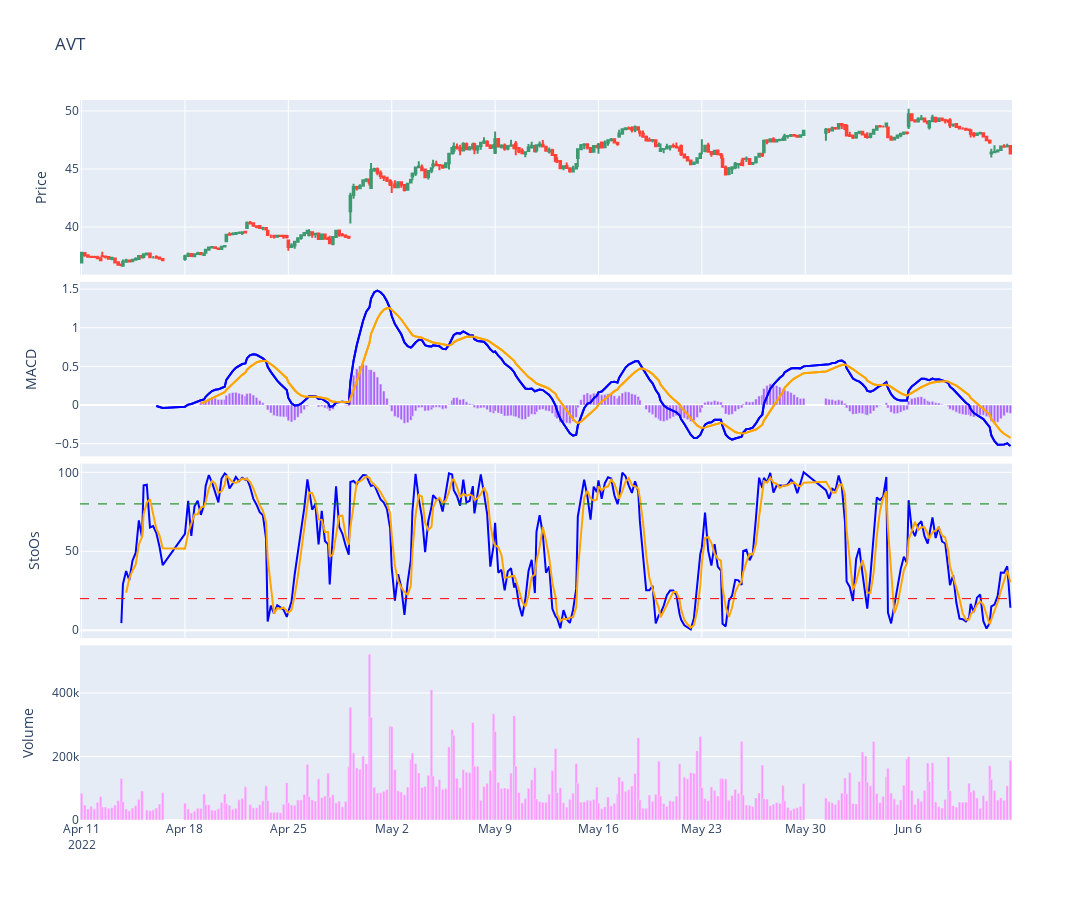

Notebook cell for this chart:
### Code cell
# If we plot AVT we can see a resistance line at around 140 on multiple dates
# The volumes spike leading into uptrends
# plot_macd_stoch("AVT", "2mo", "1h")

plot_macd_stoch_using_plotly("AVT", "2mo", "1h")

# A Stochastic Oscillator is also plotted because it 
# gives us a signal of an upcoming trend reversal
# Values range from 0 to 100 and values over 80 are considered to be
# overbought while those under 20 are considered oversold
# This isn't a simple buy or sell plot however and it is common for stocks
# to stay overbought or sold over long periods
# This isn't a chart you use on its own, but instead to backup other charts
# You use it normally when an investment is either in a down or up trend.
# This means the stock is bouncing up and down, but consistently reaching higher highs
# or lower lows. When in one of these trends it is common for it to remain in
# overbought or sold trends for a long time.

# Don't buy based on this chart during downtrends and don't sell during uptrends!

### Figure 1 — Plotly figure (JSON) as saved in the notebook; plotly's stock layout.template omitted (floating-point values rounded to 4 significant figures; data arrays with more than 128 entries replaced by an {"elided": "..."} marker saying what was removed)
{"data": [{"close": {"elided": "302 float values"}, "high": {"elided": "302 float values"}, "low": {"elided": "302 float values"}, "open": {"elided": "302 float values"}, "type": "candlestick", "x": {"elided": "302 str values"}, "xaxis": "x", "yaxis": "y"}, {"line": {"color": "blue", "width": 2}, "type": "scatter", "x": {"elided": "302 str values"}, "xaxis": "x2", "y": {"elided": "302 float values"}, "yaxis": "y2"}, {"line": {"color": "orange", "width": 2}, "type": "scatter", "x": {"elided": "302 str values"}, "xaxis": "x2", "y": {"elided": "302 float values"}, "yaxis": "y2"}, {"type": "bar", "x": {"elided": "302 str values"}, "xaxis": "x2", "y": {"elided": "302 float values"}, "yaxis": "y2"}, {"line": {"color": "blue", "width": 2}, "type": "scatter", "x": {"elided": "302 str values"}, "xaxis": "x2", "y": {"elided": "302 float values"}, "yaxis": "y2"}, {"line": {"color": "orange", "width": 2}, "type": "scatter", "x": {"elided": "302 str values"}, "xaxis": "x2", "y": {"elided": "302 float values"}, "yaxis": "y2"}, {"line": {"color": "blue", "width": 2}, "type": "scatter", "x": {"elided": "302 str values"}, "xaxis": "x3", "y": {"elided": "302 float values"}, "yaxis": "y3"}, {"line": {"color": "orange", "width": 2}, "type": "scatter", "x": {"elided": "302 str values"}, "xaxis": "x3", "y": {"elided": "302 float values"}, "yaxis": "y3"}, {"type": "bar", "x": {"elided": "302 str values"}, "xaxis": "x4", "y": {"elided": "302 int values"}, "yaxis": "y4"}], "layout": {"height": 900, "shapes": [{"line": {"color": "red", "dash": "dash", "width": 1}, "type": "line", "x0": 0, "x1": 1, "xref": "x3 domain", "y0": 20, "y1": 20, "yref": "y3"}, {"line": {"color": "green", "dash": "dash", "width": 1}, "type": "line", "x0": 0, "x1": 1, "xref": "x3 domain", "y0": 80, "y1": 80, "yref": "y3"}], "showlegend": false, "title": {"text": "AVT"}, "width": 1200, "xaxis": {"anchor": "y", "domain": [0, 1], "matches": "x4", "rangebreaks": [{"bounds": ["sat", "mon"]}, {"bounds": [16, 9.5], "pattern": "hour"}], "rangeslider": {"visible": false}, "showticklabels": false}, "xaxis2": {"anchor": "y2", "domain": [0, 1], "matches": "x4", "showticklabels": false}, "xaxis3": {"anchor": "y3", "domain": [0, 1], "matches": "x4", "showticklabels": false}, "xaxis4": {"anchor": "y4", "domain": [0, 1]}, "yaxis": {"anchor": "x", "domain": [0.7575, 1], "title": {"text": "Price"}}, "yaxis2": {"anchor": "x2", "domain": [0.505, 0.7475], "title": {"text": "MACD"}}, "yaxis3": {"anchor": "x3", "domain": [0.2525, 0.495], "title": {"text": "StoOs"}}, "yaxis4": {"anchor": "x4", "domain": [0, 0.2425], "title": {"text": "Volume"}}}}
